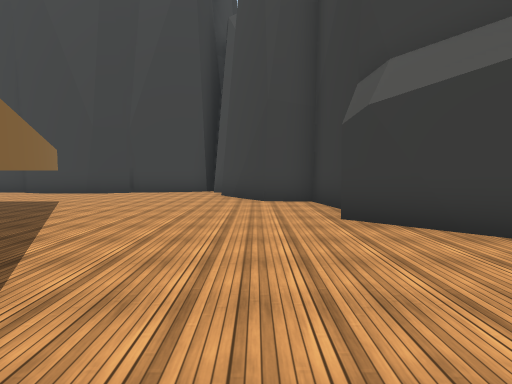
view 1 (above)

17 first-person views from a walk through a 3-D level made in the Unity game engine. The camera is 1.5 m above the floor, tilts 4° down and sees 80° across. The floor is counted in squares, 2 m on a side. Each view is taken from the middle of a square. On the plan, view 1 faces up. The plan holds only what a view shows up to about 10 squares ahead; the rest is blank. The place goes on beyond the plan. Some surface patterns are stand-ins.

view 2
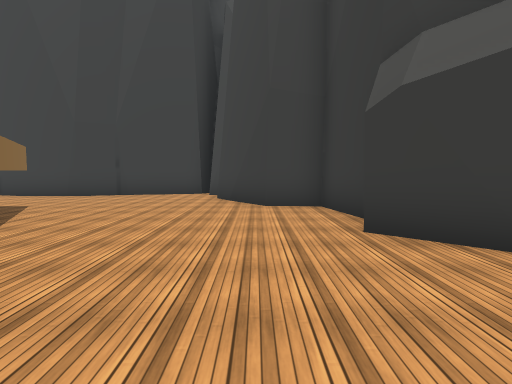

view 3
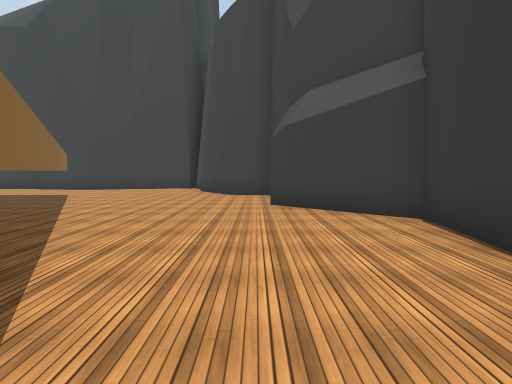

view 4
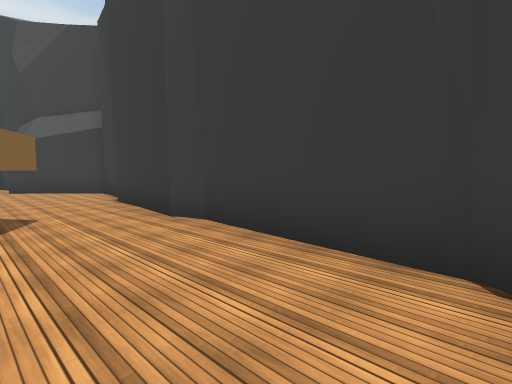

view 5
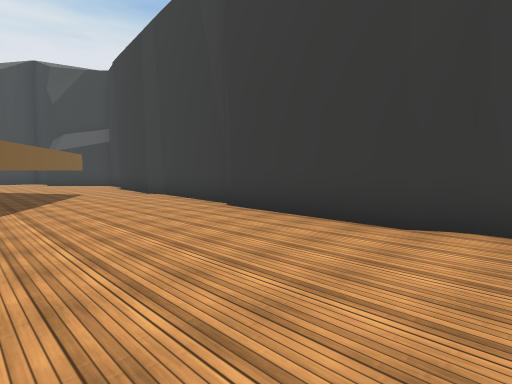

view 6
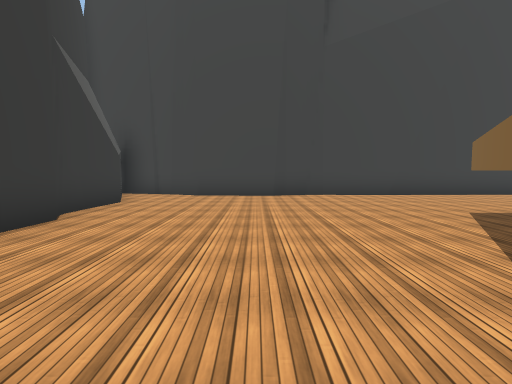

view 7
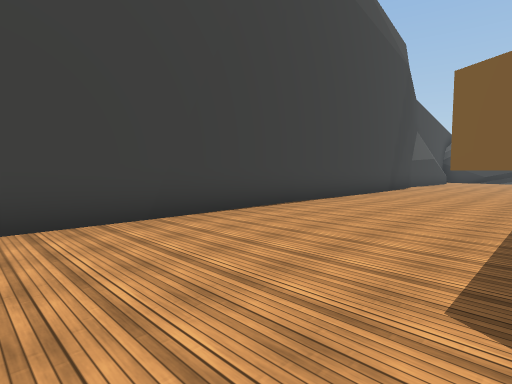

view 8
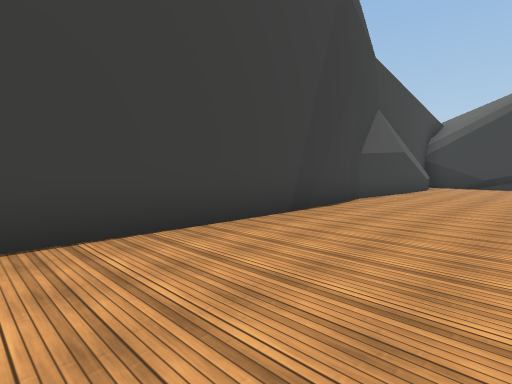

view 9
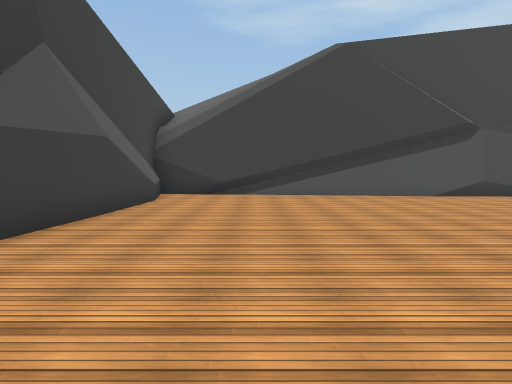

view 10
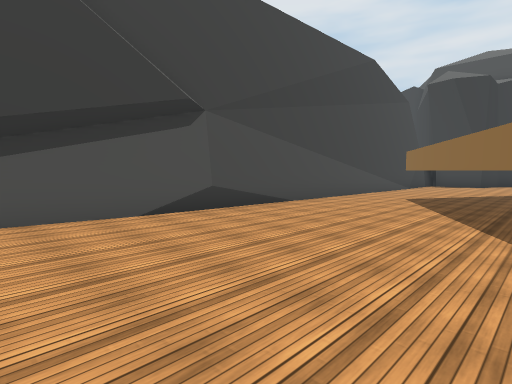

view 11
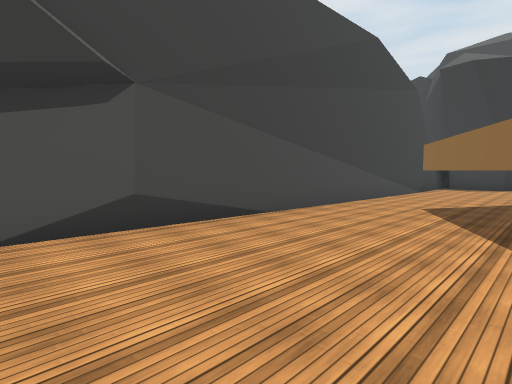

view 12
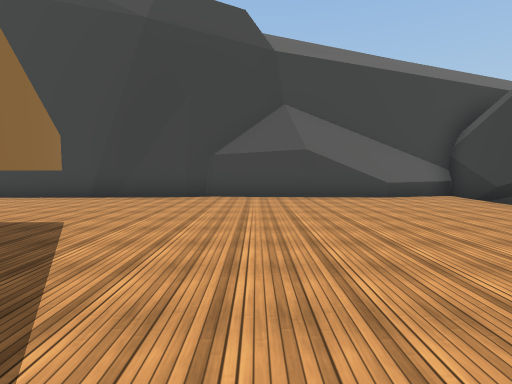

view 13
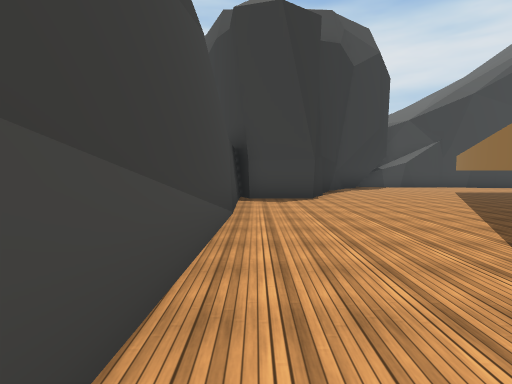

view 14
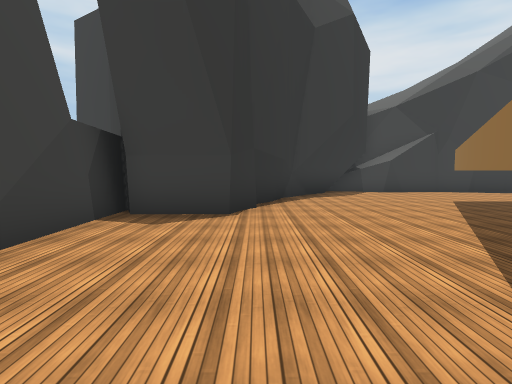

view 15
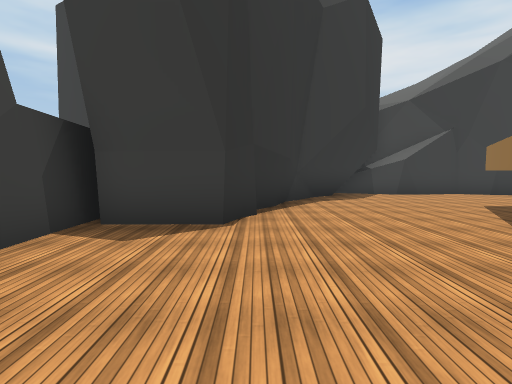

view 16
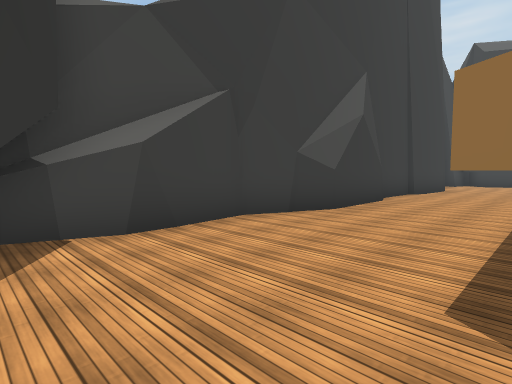

view 17
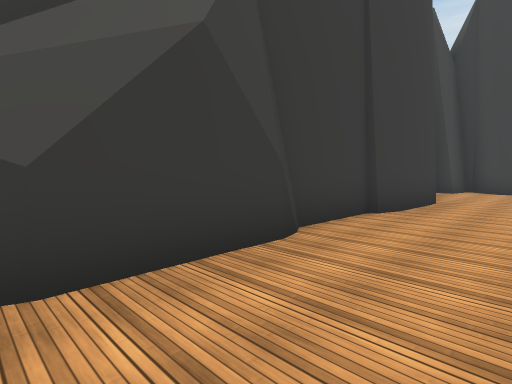

### Floor plan
Points are (right, up) in squares from view 1. A wall is a line through its corners. A room is listed if a view was taken in it or the views show most of it. See-through windows are left out.
Room 1 (views 1, 2)
walls: (-0.4, 8.3) (-1, 9.3) (-0.6, 9.8); (1.7, 5.8) (1.4, 7.4) (0.2, 7.5) (-0.6, 8.7); (-4.7, 7.3) (-0.2, -0.6); (-1.7, 11) (-4.1, 10.4); (-4.2, 10.4) (-5.2, 10) (-5.5, 10); (-5.2, 10) (-7.2, 10.1); (3.3, 0.8) (3.6, 2.6) (1.3, 4.7)
ways out: opening at (2, -0.3) to room 2; opening at (-7.5, 8.5) to room 4
Room 2 (views 3, 4, 5, 6, 7, 8, 9, 10, 11, 12, 13, 14)
walls: (-7.6, -16.4) (-2.6, -16.5); (-14.7, -16.4) (-7.5, -16.6); (-16.3, -12.3) (-18.2, -8.9); (-17.1, -16.7) (-14.3, -16.5); (-17.7, -16.9) (-17, -16.7); (-3.2, -9.6) (-4.8, -12.4); (-2.7, -16.5) (-1.9, -16.3) (-1.6, -16.1) (0.8, -16.2) (1.1, -16.4); (-19.3, -7) (-21.9, -2.4); (-22.7, -16.4) (-17.5, -16.8); (0.9, -16.3) (1.7, -16.7); (1.6, -16.6) (2.2, -16.8); (2.2, -11.7) (2.4, -7.9); (-24.2, -11.5) (-24.8, -17.3) (-21.7, -16.5); (2, -16.9) (3.4, -17); (-24.7, -12) (-24.6, -12.8); (-24.8, -12.5) (-24.6, -15.7); (2.2, -8.1) (2.5, -7.6) (2.7, -4.1); (-23.9, -7.2) (-24.9, -13.9); (-24.8, -17.1) (-22, -16.4); (3.2, -16.6) (2.3, -14.4) (2.4, -12.2) (2, -11.6); (0.9, -2.5) (-1.4, -6.6); (2.8, -4.2) (2.7, -3.6); (2.5, -3.5) (2.7, -1.9); (-23.9, -2.4) (-24.1, -7.3); (-23.9, -1.3) (-23.9, -1.9); (2.9, -2.1) (3, -0.2); (-23.6, 0.6) (-23.9, -8.5)
low walls: (-23.9, -8.4) (-24.1, -10.6)
ways out: opening at (2, -0.3) to room 1; opening at (-22, 0) to room 3
Room 3 (view 15)
walls: (-20.4, 0.1) (-17.3, 5.4); (-21.1, 6.1) (-21.4, 5.2) (-23.2, 5.2); (-23.4, 6) (-23.6, 0.6)
ways out: opening at (-22, 0) to room 2; opening at (-19, 5) to room 4
Room 4 (views 16, 17)
walls: (-15.8, 10.5) (-16.6, 10.5); (-13.5, 10.4) (-14.5, 10.8) (-16.2, 10.6) (-17.6, 11.1); (-16.1, 10.9) (-17.5, 11.5); (-12.8, 9.7) (-13.7, 10); (-17.8, 10.5) (-20, 8.6) (-20.4, 7.4); (-17.3, 5.4) (-16.1, 7.5); (-19.5, 9.4) (-20, 8.6); (-20.1, 8.7) (-20.6, 7.4); (-20.4, 7.5) (-21.1, 6.4); (-7.8, 10.4) (-9.9, 10.4) (-10.3, 10.2) (-12.8, 10.1); (-7.1, 10.1) (-7.8, 10.3)
low walls: (-13, 9.4) (-13.9, 9.7); (-18.4, 10.3) (-19.7, 9.2)
ways out: opening at (-7.5, 8.5) to room 1; opening at (-19, 5) to room 3

Where each view was taken, in squares from view 1:
view 1: 0 up, 0 right, facing up
view 2: 1 up, 0 right, facing up
view 3: 2 down, 1 right, facing up
view 4: 8 down, 0 right, facing up-right
view 5: 13 down, 2 left, facing up-right
view 6: 7 down, 1 left, facing down
view 7: 12 down, 3 left, facing down-left
view 8: 13 down, 10 left, facing down-left
view 9: 14 down, 15 left, facing left
view 10: 11 down, 19 left, facing up-left
view 11: 9 down, 20 left, facing up-left
view 12: 8 down, 19 left, facing down
view 13: 3 down, 23 left, facing up
view 14: 0 up, 21 left, facing up
view 15: 1 up, 21 left, facing up
view 16: 7 up, 18 left, facing up-right
view 17: 8 up, 13 left, facing up-right
